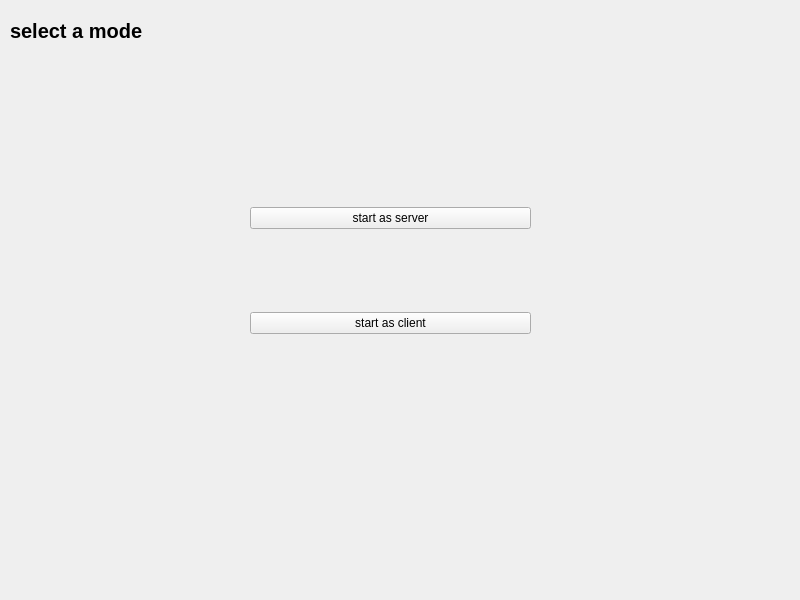
<?xml version="1.0" encoding="UTF-8"?>
<ui version="4.0">
 <class>MainWindow</class>
 <widget class="QMainWindow" name="MainWindow">
  <property name="geometry">
   <rect>
    <x>0</x>
    <y>0</y>
    <width>800</width>
    <height>600</height>
   </rect>
  </property>
  <property name="windowTitle">
   <string>MainWindow</string>
  </property>
  <property name="styleSheet">
   <string notr="true"/>
  </property>
  <widget class="QWidget" name="centralwidget">
   <widget class="QLabel" name="label">
    <property name="geometry">
     <rect>
      <x>10</x>
      <y>20</y>
      <width>171</width>
      <height>21</height>
     </rect>
    </property>
    <property name="font">
     <font>
      <pointsize>15</pointsize>
      <bold>true</bold>
     </font>
    </property>
    <property name="text">
     <string>select a mode</string>
    </property>
   </widget>
   <widget class="QWidget" name="layoutWidget">
    <property name="geometry">
     <rect>
      <x>250</x>
      <y>130</y>
      <width>281</width>
      <height>281</height>
     </rect>
    </property>
    <layout class="QVBoxLayout" name="verticalLayout">
     <item>
      <widget class="QPushButton" name="BTN_server">
       <property name="styleSheet">
        <string notr="true"/>
       </property>
       <property name="text">
        <string>start as server</string>
       </property>
      </widget>
     </item>
     <item>
      <widget class="QPushButton" name="BTN_client">
       <property name="styleSheet">
        <string notr="true"/>
       </property>
       <property name="text">
        <string>start as client</string>
       </property>
      </widget>
     </item>
    </layout>
   </widget>
  </widget>
 </widget>
 <resources/>
 <connections/>
</ui>
